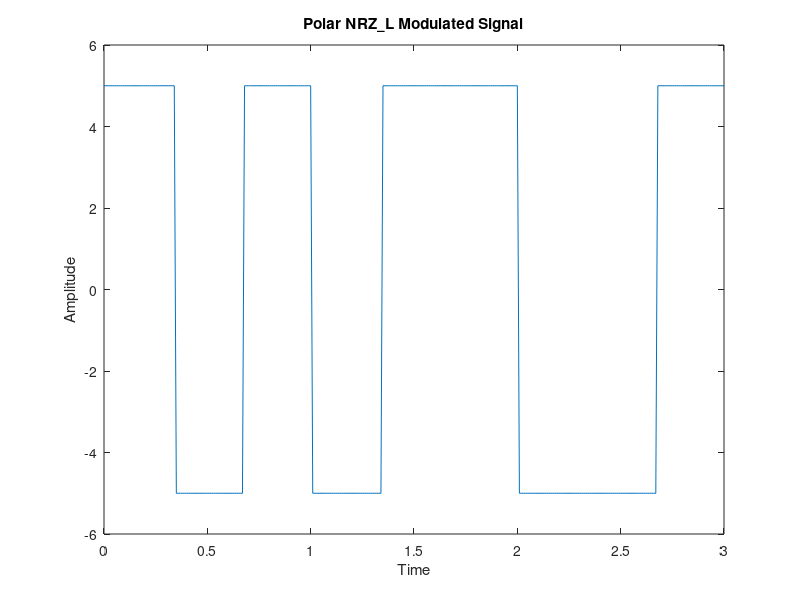

MATLAB code to generate this figure:
clc;
clear all; 
close all;

x = [ 1 0 1 0 1 1 0 0 1 ]
bitrate = 3;
V = 5;
F = 100;

## Modulation
index = 1;
mod = [];
t = 0 : 1/F: length(x)/bitrate;

for i=1:length(t)
  if x(index) == 1
    mod(i) = V;
  else
    mod(i) = -V;
  endif
  
  if t(i)*bitrate >= index
    index += 1;
  endif
endfor

plot(t, mod);
xlim([0, length(x)/bitrate]);
ylim([-V-1, V+1]);
xlabel('Time');
ylabel('Amplitude');
title('Polar NRZ\_L Modulated Signal')


## Demodulation
demod = [];
index = 1;

for i=1:length(t)
  if mod(i) == V
    demod(index) = 1;
  else
    demod(index) = 0;
  endif
  
  if t(i)*bitrate >= index
    index += 1;
  endif
endfor

demod